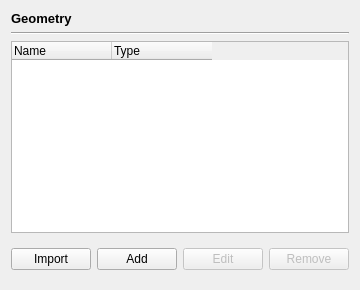
             <widget class="QWidget" name="geometryPage">
              <layout class="QVBoxLayout" name="verticalLayout_4">
               <item>
                <widget class="QLabel" name="label">
                 <property name="font">
                  <font>
                   <pointsize>10</pointsize>
                   <bold>true</bold>
                  </font>
                 </property>
                 <property name="text">
                  <string>Geometry</string>
                 </property>
                </widget>
               </item>
               <item>
                <widget class="Line" name="line">
                 <property name="orientation">
                  <enum>Qt::Horizontal</enum>
                 </property>
                </widget>
               </item>
               <item>
                <widget class="QTreeWidget" name="geometryList">
                 <property name="editTriggers">
                  <set>QAbstractItemView::NoEditTriggers</set>
                 </property>
                 <property name="expandsOnDoubleClick">
                  <bool>false</bool>
                 </property>
                 <property name="columnCount">
                  <number>2</number>
                 </property>
                 <attribute name="headerVisible">
                  <bool>true</bool>
                 </attribute>
                 <attribute name="headerStretchLastSection">
                  <bool>false</bool>
                 </attribute>
                 <column>
                  <property name="text">
                   <string>Name</string>
                  </property>
                 </column>
                 <column>
                  <property name="text">
                   <string>Type</string>
                  </property>
                 </column>
                </widget>
               </item>
               <item>
                <widget class="QWidget" name="buttons" native="true">
                 <layout class="QHBoxLayout" name="horizontalLayout_4">
                  <property name="leftMargin">
                   <number>0</number>
                  </property>
                  <property name="rightMargin">
                   <number>0</number>
                  </property>
                  <item>
                   <widget class="QPushButton" name="import_">
                    <property name="text">
                     <string>Import</string>
                    </property>
                   </widget>
                  </item>
                  <item>
                   <widget class="QPushButton" name="add">
                    <property name="text">
                     <string>Add</string>
                    </property>
                   </widget>
                  </item>
                  <item>
                   <widget class="QPushButton" name="edit">
                    <property name="enabled">
                     <bool>false</bool>
                    </property>
                    <property name="text">
                     <string>Edit</string>
                    </property>
                   </widget>
                  </item>
                  <item>
                   <widget class="QPushButton" name="remove">
                    <property name="enabled">
                     <bool>false</bool>
                    </property>
                    <property name="text">
                     <string>Remove</string>
                    </property>
                   </widget>
                  </item>
                 </layout>
                </widget>
               </item>
              </layout>
             </widget>
